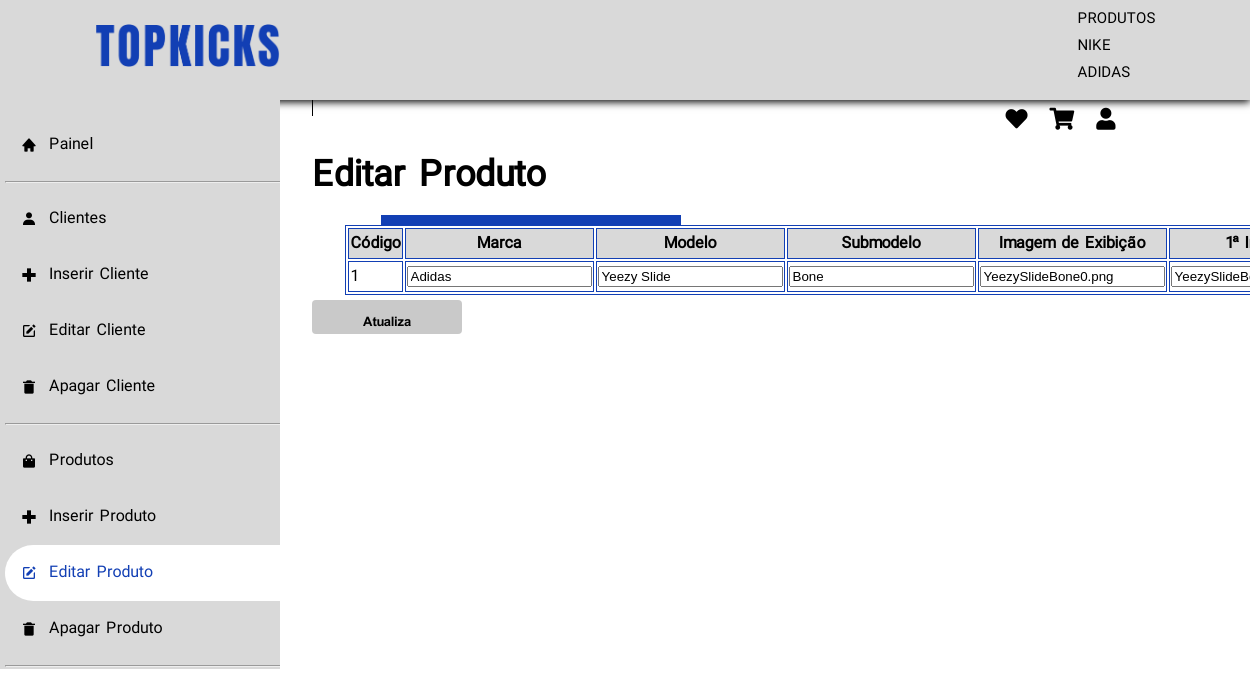
The page /account/admin/atualizarProduto.php?codigo=1 (signed in) on the database its author committed.
### tables this page shows
CREATE TABLE `produtos` (
  `codigo` int(200) NOT NULL,
  `marca` varchar(150) NOT NULL,
  `modelo` varchar(100) NOT NULL,
  `submodelo` varchar(100) NOT NULL,
  `img0` varchar(50) NOT NULL,
  `img1` varchar(50) NOT NULL,
  `img2` varchar(50) NOT NULL,
  `img3` varchar(50) NOT NULL,
  `img4` varchar(50) NOT NULL,
  `preco` double(10,2) NOT NULL,
  `descricao` text NOT NULL
);

### account/admin/atualizarProduto.php (the view, shortened to what this page needs)
<!DOCTYPE html>
<html lang="en">
<head>
    <link rel="stylesheet" href="../../css/main.css">
    <link rel="stylesheet" href="https://cdn.jsdelivr.net/npm/bootstrap@4.3.1/dist/css/bootstrap.min.css"integrity="sha384-ggOyR0iXCbMQv3Xipma34MD+dH/1fQ784/j6cY/iJTQUOhcWr7x9JvoRxT2MZw1T"crossorigin="anonymous">
    <link rel="stylesheet" href="https://cdnjs.cloudflare.com/ajax/libs/font-awesome/5.15.3/css/all.min.css"integrity="sha512-..." />
    <link href='https://unpkg.com/boxicons@2.1.4/css/boxicons.min.css' rel='stylesheet'>
</head>
<body>
    <nav class="navbar navbar-expand-lg index-navbar fixed-top" id='menu-bar'>
        <a class="navbar-brand logo" href="../../index.php">
            <img src="../../images/logo.png" class="logo_img" alt="">
        </a>
        <button class="navbar-toggler" type="button" data-toggle="collapse" data-target="#navbarNav"
            aria-controls="navbarNav" aria-expanded="false" aria-label="Toggle navigation"
            style="background-color: transparent;">
        </button>
        <div class="collapse navbar-collapse" id="navbarNav">
            <ul class="navbar-nav text-dark mx-auto pl-md-5">
                <li class="nav-item pt-3 pt-md-0">
                </li>
                <li class="nav-item">
                    <a class="nav-link" href="../../products/produtos.php">PRODUTOS</a>
                </li>
                <li class="nav-item">
                    <a class="nav-link" href="../../products/nike.php">NIKE</a>
                </li>
                <li class="nav-item">
                    <a class="nav-link" href="../../products/adidas.php">ADIDAS</a>
                </li>
            </ul>
            <div class="icons pt-3 pt-md-0 ml-auto">
                <a href='../../products/favoritos.php' class='fa fa-heart'></a>
                <a href="../../products/carrinho.php"><i class="fa fa-shopping-cart"></i></a>
                <?php
                if (isset($_SESSION['perfil'])) {
                    $userType = $_SESSION['perfil'];
                    if ($userType === 'user') {
                        echo '<a href="../editarPerfil.php"><i class="fa fa-user"></i></a>';
                    } elseif ($userType === 'adm') {
                        echo '<a href="../areaAdmin.php"><i class="fa fa-user"></i></a>';
                    }
                } else {
                    echo '<a href="../login.php"><i class="fa fa-user"></i></a>';
                }
                ?>
            </div>
        </div>
    </nav>
    <section id="sidebar">
        <ul class="side-menu pl-0">
            <li>
                <a href="../areaAdmin.php">
                    <i class='bx bxs-home'></i>
                    <span class="text pt-md-1">Painel</span>
                </a>
            </li>
            <hr>
            <li class='mt-md-3'>
                <a href="listarCliente.php">
                    <i class='bx bxs-user'></i>
                    <span class="text pt-md-1">Clientes</span>
                </a>
            </li>
            <li>
                <a href="inserirCliente.php">
                    <i class='bx bx-plus-medical'></i>
                    <span class="text pt-md-1">Inserir Cliente</span>
                </a>
            </li>
            <li>
                <a href=" .php">
                    <i class='bx bxs-edit'></i>
                    <span class="text pt-md-1">Editar Cliente</span>
                </a>
            </li>
            <li>
                <a href="apagarCliente.php">
                    <i class='bx bxs-trash-alt'></i>
                    <span class="text pt-md-1">Apagar Cliente</span>
                </a>
            </li>
            <hr>
            <li class='mt-md-3'>
                <a href="listarProdutos.php">
                    <i class='bx bxs-shopping-bag'></i>
                    <span class="text pt-md-1">Produtos</span>
                </a>
            </li>
            <li>
                <a href="inserirProduto.php">
                    <i class='bx bx-plus-medical'></i>
                    <span class="text pt-md-1">Inserir Produto</span>
                </a>
            </li>
            <li class='active'>
                <a href="editarProduto.php">
                    <i class='bx bxs-edit'></i>
                    <span class="text pt-md-1">Editar Produto</span>
                </a>
            </li>
            <li>
                <a href="apagarProduto.php">
                    <i class='bx bxs-trash-alt'></i>
                    <span class="text pt-md-1">Apagar Produto</span>
                </a>
            </li>
            <hr>
        </ul>
    </section>
    <?php
        $codigo=$_GET["codigo"];
        $liga=mysqli_connect('localhost','root');
        mysqli_select_db($liga,'topkicks');
        $consultaProdutos="SELECT * FROM produtos WHERE codigo='".$codigo."'";
        $resultadoProdutos=mysqli_query($liga,$consultaProdutos);
        $registo=mysqli_fetch_array($resultadoProdutos);
        echo "<section id='content' class='mt-md-5'>";
        echo "<main>";
        echo "<div class='head-title'>";
        echo "<div class='left'>";
        echo "<div class='d-flex align-items-center'>";
        echo "<h1 class='mt-md-3'>Editar Produto</h1>";
        echo "</div>";
        echo "</div>";
        echo "</div>";
        echo "<div class='horizontal_line mb-md-2 ml-md-0'></div>";
        echo "<form method='POST' action='produtoAtualizado.php?codigo=$codigo'>";
        echo "<table style='width:92.5%' class='mt-md-4 ml-md-0 text-center'>";
        echo "<tr>";
        echo "<th>Código</th>";
        echo "<th>Marca</th>";
        echo "<th>Modelo</th>";
        echo "<th>Submodelo</th>";
        echo "<th>Imagem de Exibição</th>";
        echo "<th>1ª Imagem</th>";
        echo "</tr>";
        echo "<tr>";
        echo "<td>$codigo</td>";
        echo "<td>";
        echo "<input type='text' name='marca' value='{$registo['marca']}'>";
        echo "</td>";
        echo "<td>";
        echo "<input type='text' name='modelo' value='{$registo['modelo']}'>";
        echo "</td>";
        echo "<td>";
        echo "<input type='text' name='submodelo' value='{$registo['submodelo']}'>";
        echo "</td>";
        echo "<td>";
        echo "<input type='text' name='img0' value='{$registo['img0']}'>";
        echo "</td>";
        echo "<td>";
        echo "<input type='text' name='img1' value='{$registo['img1']}'>";
        echo "</td>";
        echo "</tr>";
        echo "</table>";
        echo "<input type='submit' value='Atualiza'>";
        echo "</form>";
        echo "</main>";
        echo "</section>";
    ?>
</body>
</html>

### css/main.css (style rules this page uses)
* { text-decoration: none; transition: 0.1s; }
html { scroll-behavior: smooth; }
body { scrollbar-color: transparent transparent; }
.navbar { font-family:iran_sans_light; text-transform: uppercase; position: fixed; top: 0; left: 0; right: 0; z-index: 1000; background: #d9d9d9; padding: 1rem 5% !important; display: flex; align-items: center; justify-content: space-between; box-shadow: 0 2px 8px black; height: 68px; }
.logo_img { width: 185px; }
@media (min-width: 992px) { .logo_img { margin-left: 2rem; } }
@media (min-width: 992px) { nav .nav-item a { margin: 0 2rem; } }
nav .nav-item a { font-size: 15px; color: #000; }
nav .icons a { font-size: 22px; color: #000; margin-right: 1rem !important; }
.icons { margin-right: 2.6rem; }
input[type="submit"] { border: none; outline: none; background: #c9c9c9; color: #123fb4; padding: 11px 25px; width: 350px; margin-top: 40px; border-radius: 4px; font-family: iran_sans_bold; cursor: pointer; font-size: 13px; }
table, th, td { border: 1px solid #123fb4; margin: 0 3.5%; }
button { border: none; background-color: transparent; margin-top: 5px; cursor: pointer; margin-left: 3rem !important; }
.horizontal_line { border-top: 10px solid #123fb4; margin-left: 7.2%; width: 300px; }
li { list-style: none; }
#sidebar { position: fixed; top: 68.6px; left: 0; width: 280px; height: 600px; background-color: #d9d9d9; z-index: 2000; font-family: iran_sans_light; transition: .3s ease; overflow-x: hidden; scrollbar-width: none; margin: 0; padding: 0; box-sizing: border-box; }
#sidebar .side-menu { width: 100%; margin-top: 48px; padding-left: 5px; }
#sidebar .side-menu li { height: 48px; background: transparent; border-radius: 48px 0 0 48px; padding: 4px; }
#sidebar .side-menu li.active { background-color: white; position: relative; }
#sidebar .side-menu li.active::before { content: ''; position: absolute; width: 40px; height: 40px; border-radius: 50%; top: -40px; right: 0; z-index: -1; }
#sidebar .side-menu li.active::after { content: ''; position: absolute; width: 40px; height: 40px; border-radius: 50%; bottom: -40px; right: 0; z-index: -1; }
#sidebar .side-menu li a { width: 100%; height: 100%; display: flex; align-items: center; border-radius: 48px; font-size: 16px; color: black; white-space: nowrap; overflow-x: hidden; }
#sidebar .side-menu li.active a { color: #123fb4; }
#sidebar .side-menu li a .bx { min-width: calc(60px - ((4px + 6px) * 2)); display: flex; justify-content: center; }
#content { position: relative; width: calc(100% - 280px); left: 280px; transition: .3s ease; }
#content main { width: 100%; padding: 36px 24px; font-family: iran_sans_light; max-height: calc(100vh - 56px); overflow-y: auto; }
#content main .head-title { display: flex; align-items: center; justify-content: space-between; grid-gap: 16px; flex-wrap: wrap; }
#content main .head-title .left h1 { font-size: 36px; font-weight: 600; margin-bottom: 10px; color: black; }
#content main table tr th:nth-child(1),#content main table tr th:nth-child(2),#content main table tr th:nth-child(3),#content main table tr th:nth-child(4),#content main table tr th:nth-child(5),#content main table tr th:nth-child(6) { background-color: #d9d9d9; }

### account/admin/atualizarProduto.php (style rules this page uses)
input[type="submit"] { color: black; height: 34px; width: 150px; margin-top: 5px; }
#content main table tr th:nth-child(1),#content main table tr th:nth-child(2),#content main table tr th:nth-child(3),#content main table tr th:nth-child(4),#content main table tr th:nth-child(5),#content main table tr th:nth-child(6),#content main table tr th:nth-child(7),#content main table tr th:nth-child(8),#content main table tr th:nth-child(9),#content main table tr th:nth-child(10),#content main table tr th:nth-child(11) { background-color: #d9d9d9; }
#sidebar .side-menu li a { text-decoration: none; }

### rows shown on the page
produtos: marca "Adidas", modelo "Yeezy Slide", submodelo "Bone", img0 "YeezySlideBone0.png", img1 "YeezySlideBone1.jpg"

### other values the page prints
$codigo "1"
